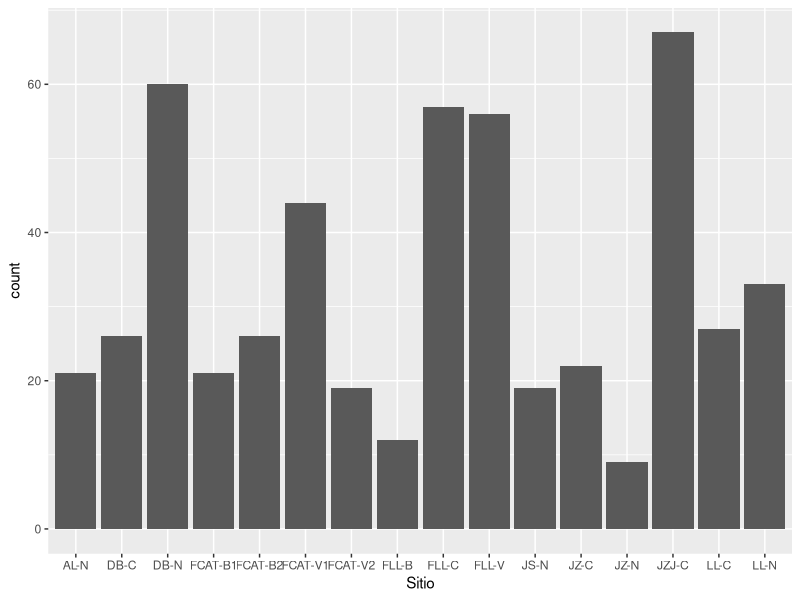
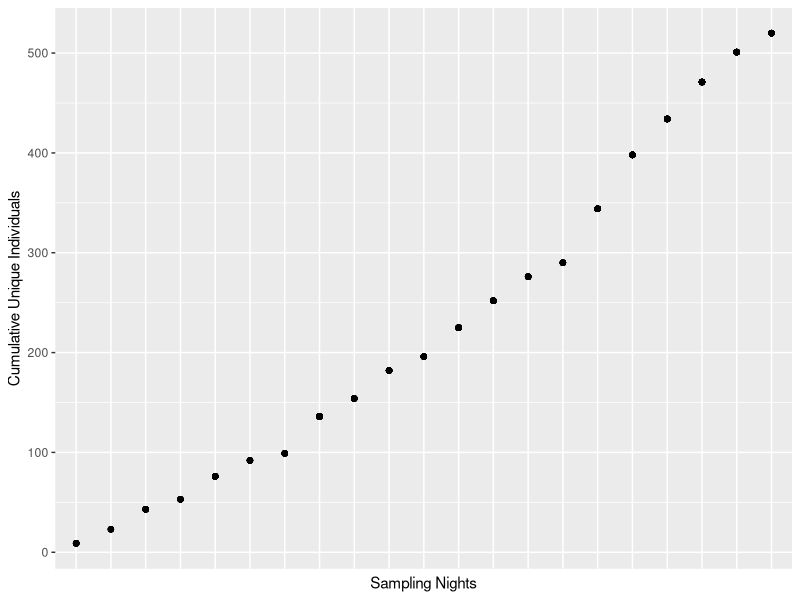
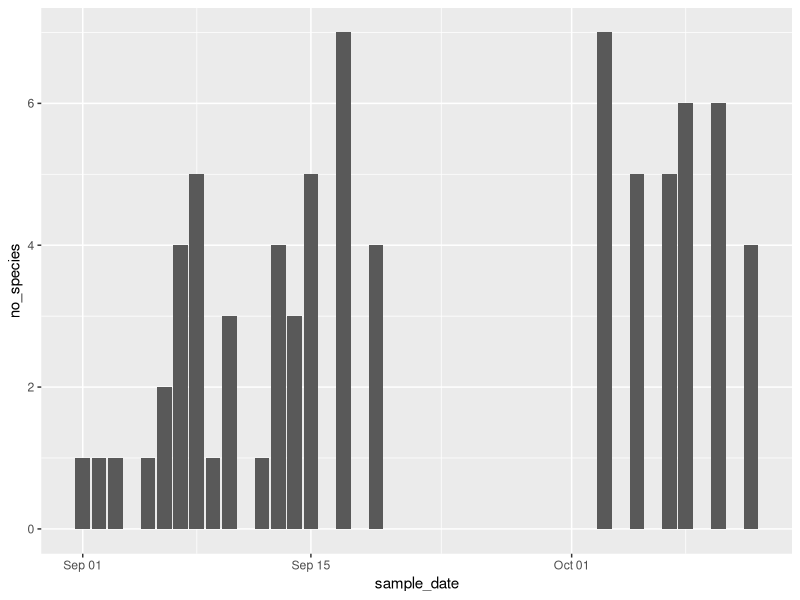
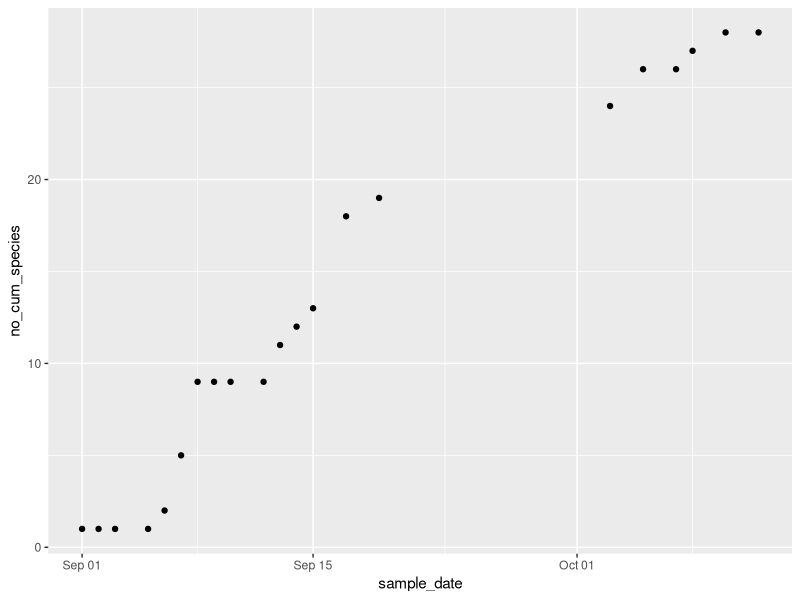
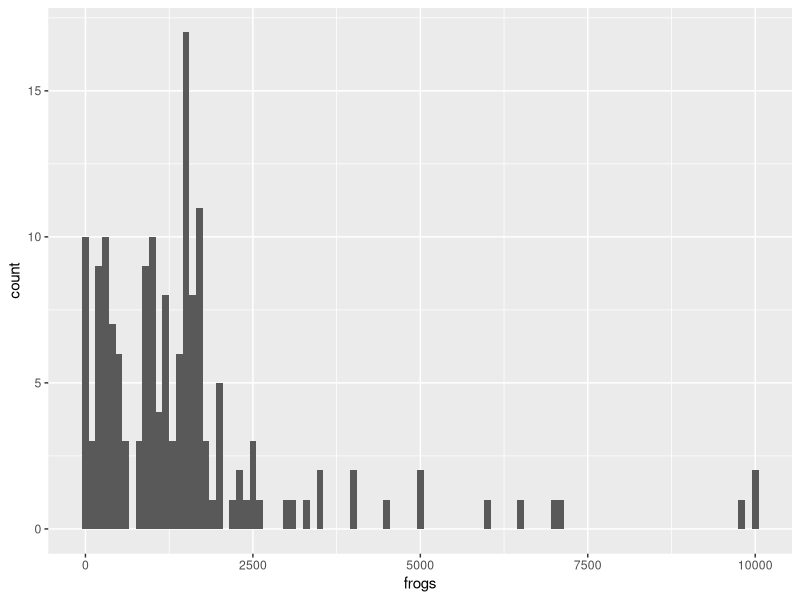
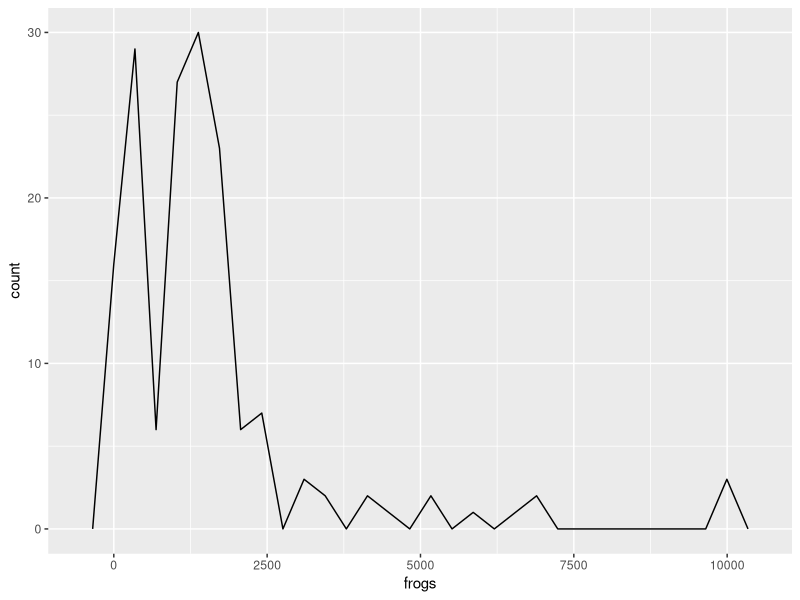
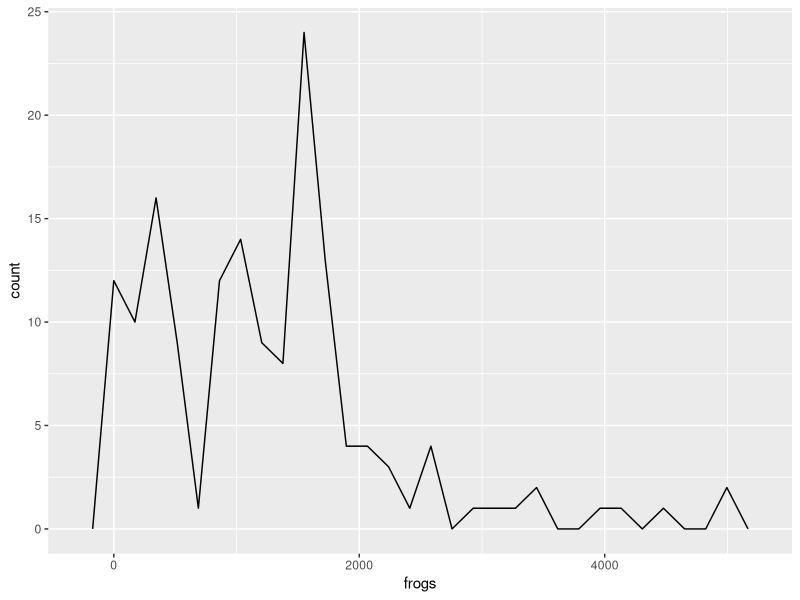
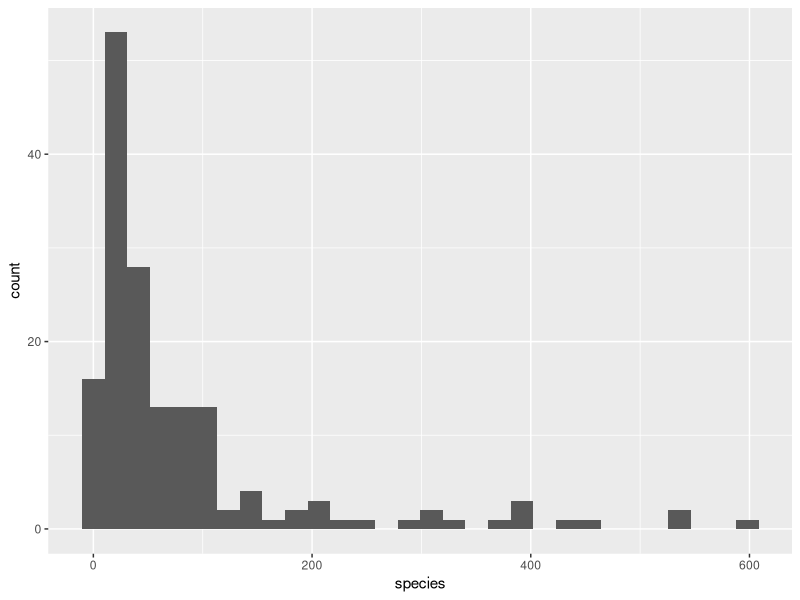

Source code (R) for these figures, in order:
## ---- chunk 1
library(tidyverse)

ranas <- read_csv("data/ranas_10_26_22.csv")
## ---- chunk 2
new <- ranas %>%
  filter(Recap == "N")

# simple ind caught for each site - just look at number new ind caught
new %>%
  group_by(Sitio) %>%
  summarize(count = n_distinct(Numero)) %>%
  ggplot(aes(Sitio, count)) +
  geom_col()
## ---- chunk 3
new_test <- new %>%
  group_by(Fecha) %>%
  mutate(new_ind = as.numeric(max(Numero)))

# this is close, need to adjust axis ticks
new_test %>%
  ggplot(aes(x = factor(Fecha, level = c(
    '01/09/22', '02/09/22', '03/09/22', '05/09/22', '06/09/22',
    '07/09/22', '08/09/22', '09/09/22', '10/09/22', '12/09/22',
    '13/09/22', '14/09/22', '15/09/22', '17/09/22', '19/09/22',
    '03/10/22', '05/10/22', '07/10/22', '08/10/22', '10/10/22', 
    '12/10/22')), 
    y = new_ind)) +
  geom_point() +
  theme(axis.text.x=element_blank(),
        axis.ticks.x=element_blank()) +
  labs(x = 'Sampling Nights', y = 'Cumulative Unique Individuals')
## ---- chunk 4
new %>%
  summarize(count = n_distinct(`FVE ID`))
## ---- chunk 5
# I like this so far but it gives unique species per day, cumulative just adds
new %>%
  group_by(Fecha) %>%
  summarize(count = n_distinct(`FVE ID`)) %>%
  ungroup() %>%
  mutate(cumulative_sum = cumsum(count))

# this doesn't do it
# new_test2 <- new_test %>%
#   group_by(Fecha) %>%
#   mutate(species = n_distinct(`FVE ID`)) %>%
#  # ungroup() %>%
#   mutate(cumulative_species = cumsum(species))
## ---- chunk 6
ranas$sample_date <- as.Date(ranas$Fecha, format = "%d/%m/%y")

species_by_day <- ranas %>%
  group_by(sample_date) %>%
  summarize(species = list(sort(unique(`FVE ID`))),
            no_species = n_distinct(`FVE ID`))
 
species_by_day %>%
  ggplot(aes(sample_date, no_species)) +
  geom_col()

# accumulates values in a str column and creates two new columns in dataframe
# this assumes that dataframe is already sorted
# might also assume that dataframe is the result of a group_by? (ie the values are contained in a list)
# 1) cum_ + column_name - comma separated string of unique values
# 2) no_cum_ + column_name
accumulate_column <- function(df, column_name) {
  cum_items = list()   # create empty list to hold results
 
  # loop over each row in the dataframe
  for(i in 1:nrow(df)) {
    cum_items <- append(cum_items, df[i, column_name])     # add current row's items to results
    cum_items <- purrr::flatten(cum_items)      # flatten items to maintain a single list (not a list of lists)
    cum_items <- unique(unlist(cum_items))                 # keep results unique
   
    # add current accumulated results to row
    df[i, paste("cum_", column_name, sep = "")] <- paste(sort(unlist(cum_items)), 
                                                         collapse = ",")
    df[i, paste("no_cum_", column_name, sep = "")] <- length(cum_items)
  }
 
  return(df)
}

cum_species_by_day <- accumulate_column(species_by_day, "species")

cum_species_by_day %>%
  ggplot(aes(sample_date, no_cum_species)) +
  geom_point()

cum_species_by_day %>%
  count(`cum_species`)
## ---- chunk 7
survey <- read_csv("data/survey_data.csv")
## ---- chunk 8
survey <- survey %>%
  mutate(frogs = as.numeric(frogs),
         species = as.numeric(species))

survey_frogs <- survey %>%
  filter(!is.na(frogs),
         !frogs > 10000)

## need to get mean too! ##
mean(survey_frogs$frogs)
median(survey_frogs$frogs)

# make a histogram
survey_frogs %>%
  ggplot(aes(frogs)) +
  geom_histogram(binwidth = 100)

# geom_freqpoly, I like these better
survey_frogs %>%
  ggplot(aes(frogs)) +
  geom_freqpoly()

# another one for only less than 5000
survey_frogs %>%
  filter(!frogs > 5000) %>%
  ggplot(aes(frogs)) +
  geom_freqpoly()
## ---- chunk 9
survey_species <- survey %>%
  filter(!is.na(species),
    !species > 625)

# mean and medians
mean(survey_species$species)
median(survey_species$species)

# make a histogram
survey_species %>%
  ggplot(aes(species)) +
  geom_histogram(bindwidth = 25)

# geom_freqpoly, I like these better
survey_species %>%
  ggplot(aes(species)) +
  geom_freqpoly()

# another one for only less than 50 species
survey_species %>%
  filter(!species > 50) %>%
  ggplot(aes(species)) +
  geom_freqpoly()
